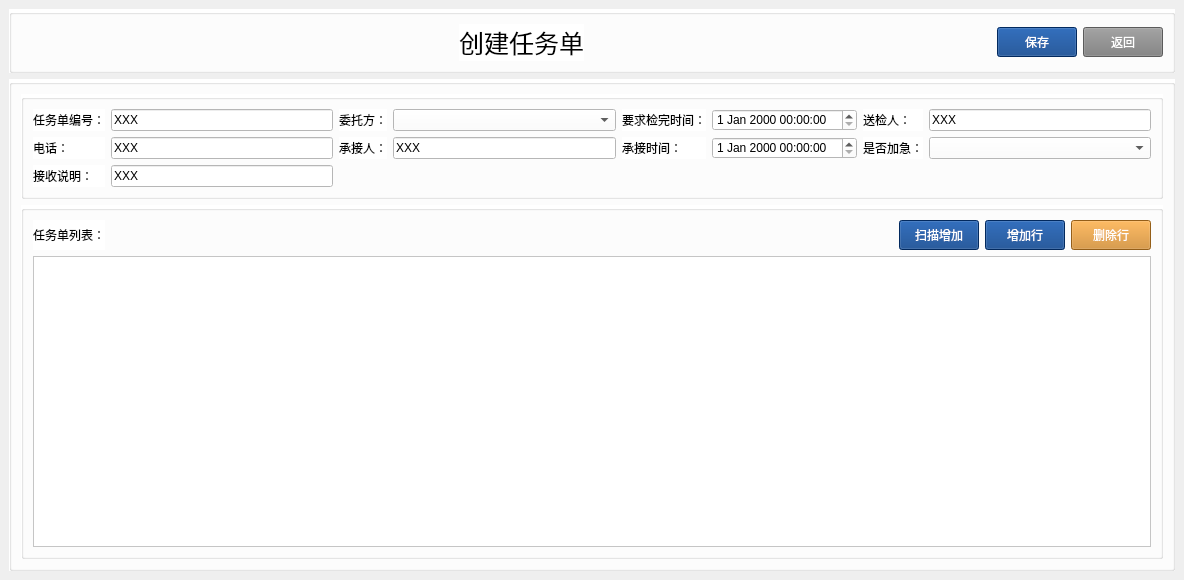
<?xml version="1.0" encoding="UTF-8"?>
<ui version="4.0">
 <class>Create_Task</class>
 <widget class="QWidget" name="Create_Task">
  <property name="geometry">
   <rect>
    <x>0</x>
    <y>0</y>
    <width>1184</width>
    <height>580</height>
   </rect>
  </property>
  <property name="windowTitle">
   <string>Form</string>
  </property>
  <property name="layoutDirection">
   <enum>Qt::LeftToRight</enum>
  </property>
  <property name="styleSheet">
   <string notr="true"/>
  </property>
  <layout class="QVBoxLayout" name="verticalLayout_6">
   <property name="leftMargin">
    <number>0</number>
   </property>
   <property name="topMargin">
    <number>0</number>
   </property>
   <property name="rightMargin">
    <number>0</number>
   </property>
   <property name="bottomMargin">
    <number>0</number>
   </property>
   <item>
    <widget class="QStackedWidget" name="stackedWidget">
     <property name="styleSheet">
      <string notr="true"/>
     </property>
     <property name="currentIndex">
      <number>1</number>
     </property>
     <widget class="QWidget" name="page">
      <property name="styleSheet">
       <string notr="true"/>
      </property>
      <layout class="QVBoxLayout" name="verticalLayout_3">
       <item>
        <widget class="QGroupBox" name="groupBox_2">
         <property name="sizePolicy">
          <sizepolicy hsizetype="Preferred" vsizetype="Fixed">
           <horstretch>0</horstretch>
           <verstretch>0</verstretch>
          </sizepolicy>
         </property>
         <property name="styleSheet">
          <string notr="true">background-color:white;</string>
         </property>
         <property name="title">
          <string/>
         </property>
         <layout class="QHBoxLayout" name="horizontalLayout_2">
          <item>
           <widget class="QLabel" name="label">
            <property name="sizePolicy">
             <sizepolicy hsizetype="Maximum" vsizetype="Fixed">
              <horstretch>0</horstretch>
              <verstretch>0</verstretch>
             </sizepolicy>
            </property>
            <property name="minimumSize">
             <size>
              <width>80</width>
              <height>0</height>
             </size>
            </property>
            <property name="text">
             <string>任务单编号：</string>
            </property>
           </widget>
          </item>
          <item>
           <widget class="QComboBox" name="combox_task_no"/>
          </item>
          <item>
           <widget class="QLabel" name="label_2">
            <property name="sizePolicy">
             <sizepolicy hsizetype="Maximum" vsizetype="Fixed">
              <horstretch>0</horstretch>
              <verstretch>0</verstretch>
             </sizepolicy>
            </property>
            <property name="minimumSize">
             <size>
              <width>80</width>
              <height>0</height>
             </size>
            </property>
            <property name="text">
             <string>委托方：</string>
            </property>
           </widget>
          </item>
          <item>
           <widget class="QComboBox" name="combox_customer"/>
          </item>
          <item>
           <widget class="QLabel" name="label_31">
            <property name="text">
             <string>使用部门：</string>
            </property>
           </widget>
          </item>
          <item>
           <widget class="QComboBox" name="combox_dept"/>
          </item>
          <item>
           <widget class="QLabel" name="label_4">
            <property name="text">
             <string>要求检完时间:</string>
            </property>
           </widget>
          </item>
          <item>
           <widget class="QDateEdit" name="dateEdit"/>
          </item>
          <item>
           <spacer name="horizontalSpacer">
            <property name="orientation">
             <enum>Qt::Horizontal</enum>
            </property>
            <property name="sizeHint" stdset="0">
             <size>
              <width>40</width>
              <height>20</height>
             </size>
            </property>
           </spacer>
          </item>
          <item>
           <widget class="QPushButton" name="Select">
            <property name="layoutDirection">
             <enum>Qt::LeftToRight</enum>
            </property>
            <property name="styleSheet">
             <string notr="true">background-color:rgb(3, 58, 132);
color:white;
</string>
            </property>
            <property name="text">
             <string>查询</string>
            </property>
            <property name="icon">
             <iconset resource="res/res.qrc">
              <normaloff>:/image/Index/u2189.svg</normaloff>:/image/Index/u2189.svg</iconset>
            </property>
           </widget>
          </item>
          <item>
           <widget class="QPushButton" name="Update">
            <property name="layoutDirection">
             <enum>Qt::LeftToRight</enum>
            </property>
            <property name="styleSheet">
             <string notr="true">background-color:rgb(207, 132, 33);
color:white;
</string>
            </property>
            <property name="text">
             <string>重置</string>
            </property>
            <property name="icon">
             <iconset resource="res/res.qrc">
              <normaloff>:/image/Index/u2188.svg</normaloff>:/image/Index/u2188.svg</iconset>
            </property>
           </widget>
          </item>
         </layout>
        </widget>
       </item>
       <item>
        <widget class="QGroupBox" name="groupBox_3">
         <property name="styleSheet">
          <string notr="true">background-color:white;</string>
         </property>
         <property name="title">
          <string/>
         </property>
         <layout class="QVBoxLayout" name="verticalLayout">
          <property name="topMargin">
           <number>3</number>
          </property>
          <item>
           <widget class="QPushButton" name="pushButton_2">
            <property name="sizePolicy">
             <sizepolicy hsizetype="Fixed" vsizetype="Fixed">
              <horstretch>50</horstretch>
              <verstretch>40</verstretch>
             </sizepolicy>
            </property>
            <property name="minimumSize">
             <size>
              <width>100</width>
              <height>30</height>
             </size>
            </property>
            <property name="layoutDirection">
             <enum>Qt::RightToLeft</enum>
            </property>
            <property name="styleSheet">
             <string notr="true">background-color:rgb(3, 58, 132);
color:white;
</string>
            </property>
            <property name="text">
             <string>创建任务单</string>
            </property>
           </widget>
          </item>
          <item>
           <widget class="QTableWidget" name="tableWidget"/>
          </item>
          <item>
           <widget class="QGroupBox" name="groupBox_4">
            <property name="title">
             <string/>
            </property>
           </widget>
          </item>
         </layout>
        </widget>
       </item>
      </layout>
     </widget>
     <widget class="QWidget" name="page_2">
      <property name="styleSheet">
       <string notr="true">color:black;</string>
      </property>
      <layout class="QVBoxLayout" name="verticalLayout_2">
       <item>
        <widget class="QGroupBox" name="groupBox">
         <property name="sizePolicy">
          <sizepolicy hsizetype="Preferred" vsizetype="Fixed">
           <horstretch>0</horstretch>
           <verstretch>0</verstretch>
          </sizepolicy>
         </property>
         <property name="styleSheet">
          <string notr="true">background-color:white;</string>
         </property>
         <property name="title">
          <string/>
         </property>
         <layout class="QHBoxLayout" name="horizontalLayout">
          <item>
           <spacer name="horizontalSpacer_4">
            <property name="orientation">
             <enum>Qt::Horizontal</enum>
            </property>
            <property name="sizeType">
             <enum>QSizePolicy::Fixed</enum>
            </property>
            <property name="sizeHint" stdset="0">
             <size>
              <width>30</width>
              <height>20</height>
             </size>
            </property>
           </spacer>
          </item>
          <item>
           <spacer name="horizontalSpacer_2">
            <property name="orientation">
             <enum>Qt::Horizontal</enum>
            </property>
            <property name="sizeHint" stdset="0">
             <size>
              <width>60</width>
              <height>20</height>
             </size>
            </property>
           </spacer>
          </item>
          <item>
           <widget class="QLabel" name="TitleLable">
            <property name="styleSheet">
             <string notr="true">Font-size:25px;</string>
            </property>
            <property name="text">
             <string>创建任务单</string>
            </property>
           </widget>
          </item>
          <item>
           <spacer name="horizontalSpacer_3">
            <property name="orientation">
             <enum>Qt::Horizontal</enum>
            </property>
            <property name="sizeHint" stdset="0">
             <size>
              <width>40</width>
              <height>20</height>
             </size>
            </property>
           </spacer>
          </item>
          <item>
           <widget class="QPushButton" name="SaveButton">
            <property name="sizePolicy">
             <sizepolicy hsizetype="Fixed" vsizetype="Fixed">
              <horstretch>0</horstretch>
              <verstretch>0</verstretch>
             </sizepolicy>
            </property>
            <property name="minimumSize">
             <size>
              <width>30</width>
              <height>30</height>
             </size>
            </property>
            <property name="layoutDirection">
             <enum>Qt::RightToLeft</enum>
            </property>
            <property name="styleSheet">
             <string notr="true">background-color:rgb(3, 58, 132);
color:white;
</string>
            </property>
            <property name="text">
             <string>保存</string>
            </property>
           </widget>
          </item>
          <item>
           <widget class="QPushButton" name="pushButton">
            <property name="sizePolicy">
             <sizepolicy hsizetype="Fixed" vsizetype="Fixed">
              <horstretch>0</horstretch>
              <verstretch>0</verstretch>
             </sizepolicy>
            </property>
            <property name="minimumSize">
             <size>
              <width>30</width>
              <height>30</height>
             </size>
            </property>
            <property name="layoutDirection">
             <enum>Qt::RightToLeft</enum>
            </property>
            <property name="styleSheet">
             <string notr="true">background-color:grey;
color:white;</string>
            </property>
            <property name="text">
             <string>返回</string>
            </property>
           </widget>
          </item>
         </layout>
        </widget>
       </item>
       <item>
        <widget class="QGroupBox" name="groupBox_6">
         <property name="styleSheet">
          <string notr="true">background-color:white;</string>
         </property>
         <property name="title">
          <string/>
         </property>
         <layout class="QVBoxLayout" name="verticalLayout_4">
          <item>
           <widget class="QGroupBox" name="groupBox_5">
            <property name="styleSheet">
             <string notr="true">background-color:white;</string>
            </property>
            <property name="title">
             <string/>
            </property>
            <layout class="QGridLayout" name="gridLayout">
             <item row="0" column="0">
              <widget class="QLabel" name="label_7">
               <property name="text">
                <string>任务单编号：</string>
               </property>
              </widget>
             </item>
             <item row="0" column="1">
              <widget class="QLineEdit" name="LineEditNumber">
               <property name="cursor">
                <cursorShape>IBeamCursor</cursorShape>
               </property>
               <property name="styleSheet">
                <string notr="true"/>
               </property>
               <property name="text">
                <string>XXX</string>
               </property>
              </widget>
             </item>
             <item row="0" column="2">
              <widget class="QLabel" name="label_8">
               <property name="text">
                <string>委托方：</string>
               </property>
              </widget>
             </item>
             <item row="0" column="3">
              <widget class="QComboBox" name="customer_name"/>
             </item>
             <item row="0" column="4">
              <widget class="QLabel" name="label_10">
               <property name="text">
                <string>要求检完时间：</string>
               </property>
              </widget>
             </item>
             <item row="0" column="5">
              <widget class="QDateTimeEdit" name="require_over_time"/>
             </item>
             <item row="0" column="6">
              <widget class="QLabel" name="label_11">
               <property name="text">
                <string>送检人：</string>
               </property>
              </widget>
             </item>
             <item row="0" column="7">
              <widget class="QLineEdit" name="deliverer">
               <property name="cursor">
                <cursorShape>IBeamCursor</cursorShape>
               </property>
               <property name="styleSheet">
                <string notr="true"/>
               </property>
               <property name="text">
                <string>XXX</string>
               </property>
              </widget>
             </item>
             <item row="1" column="0">
              <widget class="QLabel" name="label_12">
               <property name="text">
                <string>电话：</string>
               </property>
              </widget>
             </item>
             <item row="1" column="1">
              <widget class="QLineEdit" name="deliverer_tel">
               <property name="cursor">
                <cursorShape>IBeamCursor</cursorShape>
               </property>
               <property name="styleSheet">
                <string notr="true"/>
               </property>
               <property name="text">
                <string>XXX</string>
               </property>
              </widget>
             </item>
             <item row="1" column="2">
              <widget class="QLabel" name="label_13">
               <property name="text">
                <string>承接人：</string>
               </property>
              </widget>
             </item>
             <item row="1" column="3">
              <widget class="QLineEdit" name="undertaker_name">
               <property name="cursor">
                <cursorShape>IBeamCursor</cursorShape>
               </property>
               <property name="styleSheet">
                <string notr="true"/>
               </property>
               <property name="text">
                <string>XXX</string>
               </property>
              </widget>
             </item>
             <item row="1" column="4">
              <widget class="QLabel" name="label_14">
               <property name="text">
                <string>承接时间：</string>
               </property>
              </widget>
             </item>
             <item row="1" column="5">
              <widget class="QDateTimeEdit" name="undertake_time"/>
             </item>
             <item row="1" column="6">
              <widget class="QLabel" name="label_15">
               <property name="text">
                <string>是否加急：</string>
               </property>
              </widget>
             </item>
             <item row="1" column="7">
              <widget class="QComboBox" name="is_urgent"/>
             </item>
             <item row="2" column="0">
              <widget class="QLabel" name="label_17">
               <property name="text">
                <string>接收说明：</string>
               </property>
              </widget>
             </item>
             <item row="2" column="1">
              <widget class="QLineEdit" name="receive_illustrate">
               <property name="cursor">
                <cursorShape>IBeamCursor</cursorShape>
               </property>
               <property name="styleSheet">
                <string notr="true"/>
               </property>
               <property name="text">
                <string>XXX</string>
               </property>
              </widget>
             </item>
            </layout>
           </widget>
          </item>
          <item>
           <widget class="QGroupBox" name="groupBox_8">
            <property name="title">
             <string/>
            </property>
            <layout class="QVBoxLayout" name="verticalLayout_5">
             <item>
              <layout class="QHBoxLayout" name="horizontalLayout_4">
               <item>
                <widget class="QLabel" name="label_30">
                 <property name="sizePolicy">
                  <sizepolicy hsizetype="Fixed" vsizetype="Preferred">
                   <horstretch>0</horstretch>
                   <verstretch>0</verstretch>
                  </sizepolicy>
                 </property>
                 <property name="text">
                  <string>任务单列表：</string>
                 </property>
                </widget>
               </item>
               <item>
                <spacer name="horizontalSpacer_5">
                 <property name="orientation">
                  <enum>Qt::Horizontal</enum>
                 </property>
                 <property name="sizeHint" stdset="0">
                  <size>
                   <width>40</width>
                   <height>20</height>
                  </size>
                 </property>
                </spacer>
               </item>
               <item>
                <widget class="QPushButton" name="ScanButton">
                 <property name="sizePolicy">
                  <sizepolicy hsizetype="Fixed" vsizetype="Fixed">
                   <horstretch>0</horstretch>
                   <verstretch>0</verstretch>
                  </sizepolicy>
                 </property>
                 <property name="minimumSize">
                  <size>
                   <width>30</width>
                   <height>30</height>
                  </size>
                 </property>
                 <property name="layoutDirection">
                  <enum>Qt::RightToLeft</enum>
                 </property>
                 <property name="styleSheet">
                  <string notr="true">background-color:rgb(3, 58, 132);
color:white;
</string>
                 </property>
                 <property name="text">
                  <string>扫描增加</string>
                 </property>
                 <property name="default">
                  <bool>false</bool>
                 </property>
                </widget>
               </item>
               <item>
                <widget class="QPushButton" name="CreateButton">
                 <property name="sizePolicy">
                  <sizepolicy hsizetype="Fixed" vsizetype="Fixed">
                   <horstretch>0</horstretch>
                   <verstretch>0</verstretch>
                  </sizepolicy>
                 </property>
                 <property name="minimumSize">
                  <size>
                   <width>30</width>
                   <height>30</height>
                  </size>
                 </property>
                 <property name="layoutDirection">
                  <enum>Qt::RightToLeft</enum>
                 </property>
                 <property name="styleSheet">
                  <string notr="true">background-color:rgb(3, 58, 132);
color:white;
</string>
                 </property>
                 <property name="text">
                  <string>增加行</string>
                 </property>
                </widget>
               </item>
               <item>
                <widget class="QPushButton" name="deletebutton">
                 <property name="sizePolicy">
                  <sizepolicy hsizetype="Fixed" vsizetype="Fixed">
                   <horstretch>0</horstretch>
                   <verstretch>0</verstretch>
                  </sizepolicy>
                 </property>
                 <property name="minimumSize">
                  <size>
                   <width>30</width>
                   <height>30</height>
                  </size>
                 </property>
                 <property name="layoutDirection">
                  <enum>Qt::RightToLeft</enum>
                 </property>
                 <property name="styleSheet">
                  <string notr="true">background-color:rgb(207, 132, 33);
color:white;
</string>
                 </property>
                 <property name="text">
                  <string>删除行</string>
                 </property>
                </widget>
               </item>
              </layout>
             </item>
             <item>
              <widget class="QTableWidget" name="tableWidgetItem"/>
             </item>
            </layout>
           </widget>
          </item>
         </layout>
        </widget>
       </item>
      </layout>
     </widget>
    </widget>
   </item>
  </layout>
 </widget>
 <resources>
  <include location="res/res.qrc"/>
 </resources>
 <connections/>
</ui>
